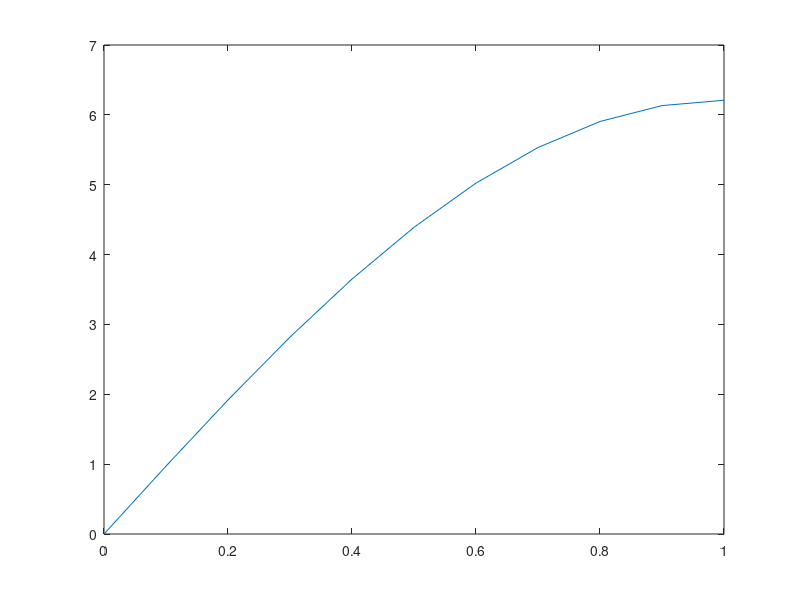

MATLAB code for this plot:
x = 0:0.1:1;

% Unit m s Pa N

E = 100000000;
Ev = E*(1-0.3)/(1+0.3)/(1-2*0.3);

n = 0.3;
d = 0.0001;
mu = 0.001;

% Hydraulic conductivity
K = n*n*n*d*d/180/(1-n)/(1-n)/mu;

Cv = K*Ev;
t = 7.5;
Tv = Cv * t/1/1;

P=zeros(11,1);

for pos = 1:11
  for i=1:100
     M_i = (i-0.5)*pi;
     P(pos) = P(pos) + 2*10000/M_i*sin(M_i*x(pos)/1)*exp(-M_i*M_i*Tv);
  end
end

  figure 
  plot (x,P)